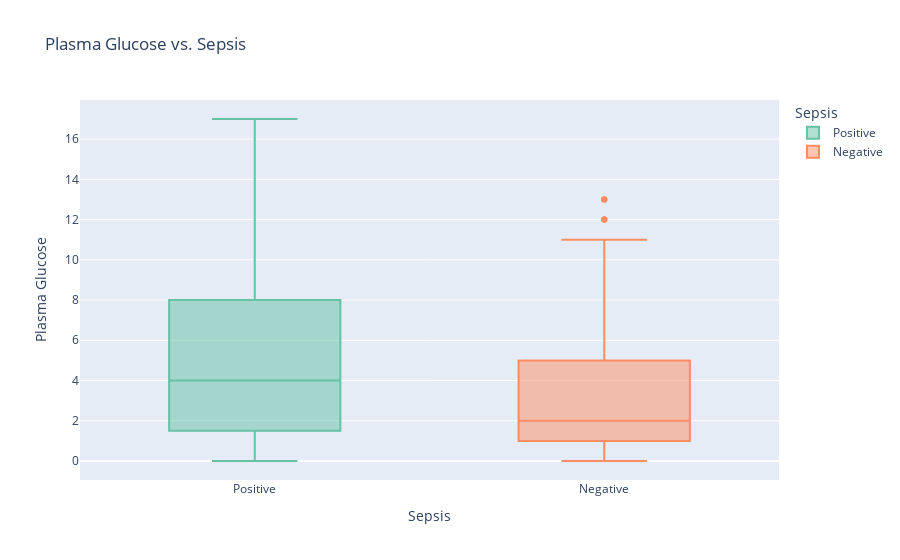

The cell this chart's notebook holds for it:
### Markdown cell above
##### Above graph in Plotly

### Code cell
# Set color palette for the box plot
colors = px.colors.qualitative.Set2

fig = px.box(
    trainC,
    x='Sepsis',
    y='Plasma_glucose',
    color='Sepsis',
    color_discrete_sequence=colors,
    title='Plasma Glucose vs. Sepsis'
)

fig.update_layout(
    xaxis_title='Sepsis',
    yaxis_title='Plasma Glucose'
)

# Calculate correlation coefficient
correlation = trainC[['Plasma_glucose', 'Sepsis']].replace({'Positive': 1, 'Negative': 0}).corr().iloc[0, 1]

print(f"Correlation coefficient: {correlation}")
fig.show()

### Figure 1 — Plotly figure (JSON) as saved in the notebook; plotly's stock layout.template omitted (floating-point values rounded to 4 significant figures; data arrays with more than 128 entries replaced by an {"elided": "..."} marker saying what was removed)
{"data": [{"alignmentgroup": "True", "hovertemplate": "Sepsis=%{x}<br>Plasma_glucose=%{y}<extra></extra>", "legendgroup": "Positive", "marker": {"color": "rgb(102,194,165)"}, "name": "Positive", "notched": false, "offsetgroup": "Positive", "orientation": "v", "showlegend": true, "type": "box", "x": {"elided": "208 str values"}, "x0": " ", "xaxis": "x", "y": {"elided": "208 int values"}, "y0": " ", "yaxis": "y"}, {"alignmentgroup": "True", "hovertemplate": "Sepsis=%{x}<br>Plasma_glucose=%{y}<extra></extra>", "legendgroup": "Negative", "marker": {"color": "rgb(252,141,98)"}, "name": "Negative", "notched": false, "offsetgroup": "Negative", "orientation": "v", "showlegend": true, "type": "box", "x": {"elided": "391 str values"}, "x0": " ", "xaxis": "x", "y": {"elided": "391 int values"}, "y0": " ", "yaxis": "y"}], "layout": {"boxmode": "overlay", "legend": {"title": {"text": "Sepsis"}, "tracegroupgap": 0}, "title": {"text": "Plasma Glucose vs. Sepsis"}, "xaxis": {"anchor": "y", "categoryarray": ["Positive", "Negative"], "categoryorder": "array", "domain": [0, 1], "title": {"text": "Sepsis"}}, "yaxis": {"anchor": "x", "domain": [0, 1], "title": {"text": "Plasma Glucose"}}}}
